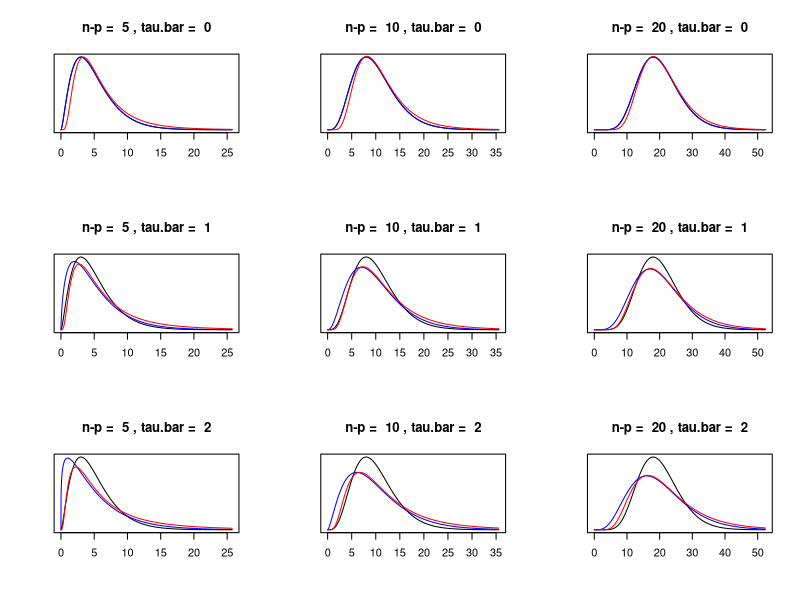

Here is the R script that generated this plot:
dfs<-c(5,10,20)
tau.bars<-c(0,1,2)

par(mfcol=c(length(dfs),length(tau.bars)))

for (i in 1:length(dfs)){

  df<-dfs[i]
  x<-seq(0,qchisq(0.9999,df),0.01)
  
  for (j in 1:length(tau.bars)){
  
    tau.bar<-tau.bars[j]
    
    theta<-2+tau.bar
    k<-df/theta
    
    y1<-dchisq(x,df)
    y2<-dgamma(x,shape=k,scale=theta)
    y3<-dlnorm(x,log(df),sqrt(theta/df))
    
    plot(x,y1,typ="l",xlab="",ylab="",yaxt="n",main=paste("n-p = ",df,", tau.bar = ",tau.bar))
    lines(x,y2,col="blue")
    lines(x,y3,col="red")  
    
  }
  
  
}

